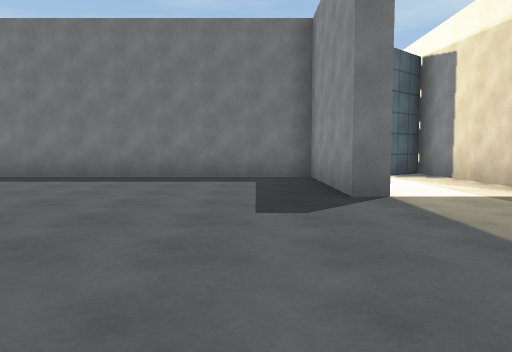
View 1 (above)

22 first-person views from a walk through a Unity game level. The camera is 1.2 m above the floor, tilts 4° down and sees 70° across. The floor is counted in squares, 2 m on a side. Each view is taken from the middle of a square. On the plan, view 1 faces up. The plan holds only what a view shows up to about 10 squares ahead; the rest is blank. The place goes on beyond the plan. The player character is not drawn. Surface patterns are stand-ins for the level's own textures.

View 2
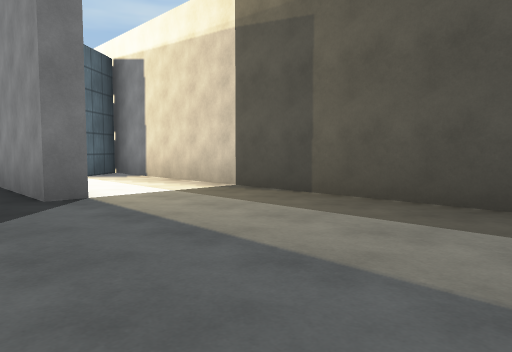

View 3
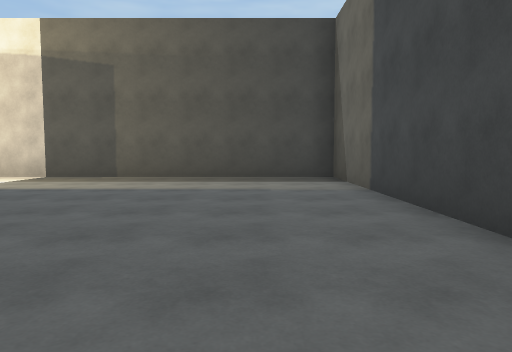

View 4
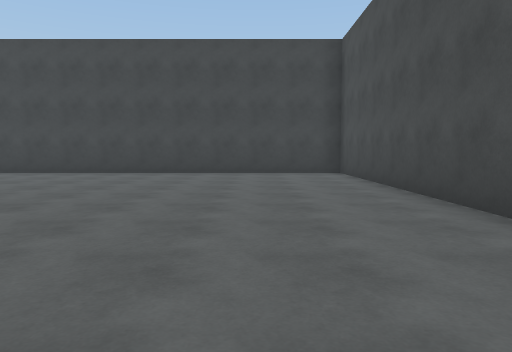

View 5
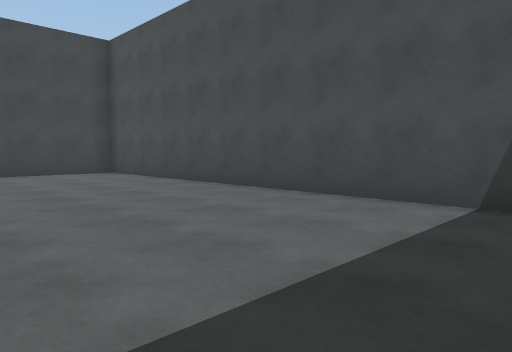

View 6
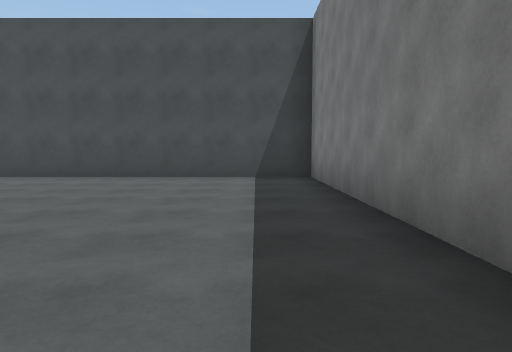

View 7
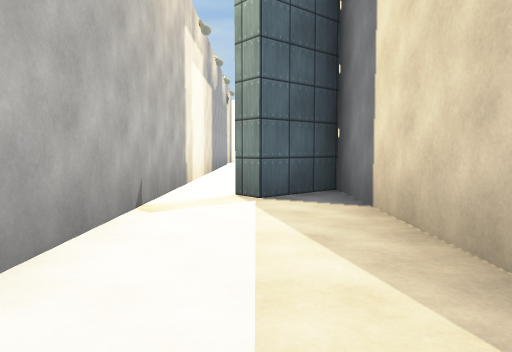

View 8
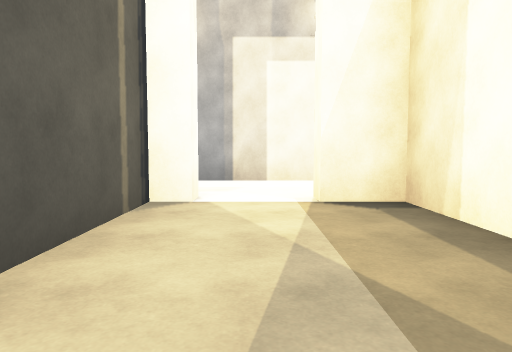

View 9
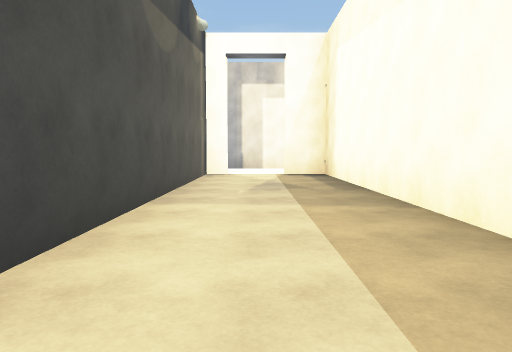

View 10
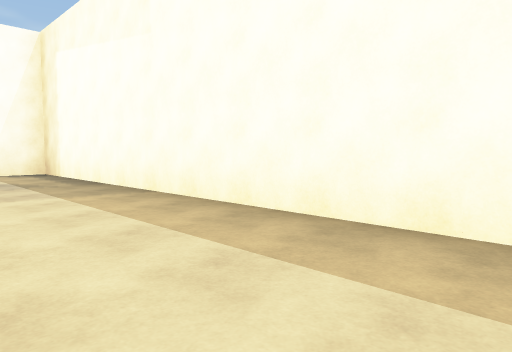

View 11
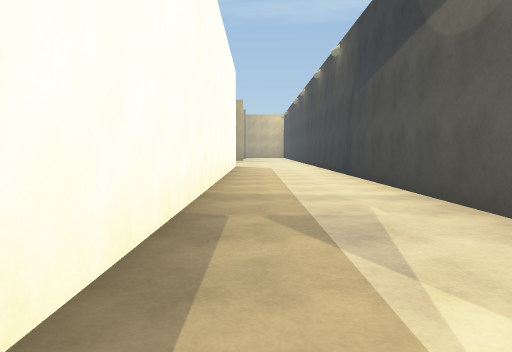

View 12
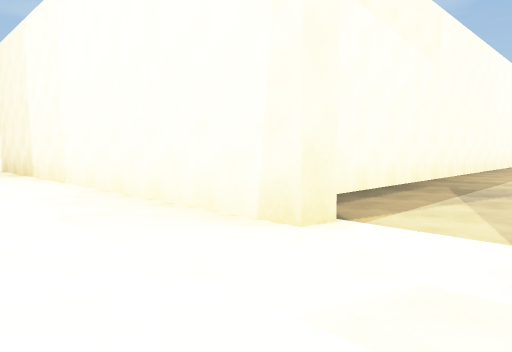

View 13
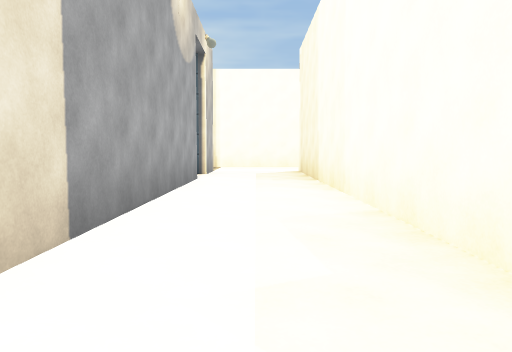

View 14
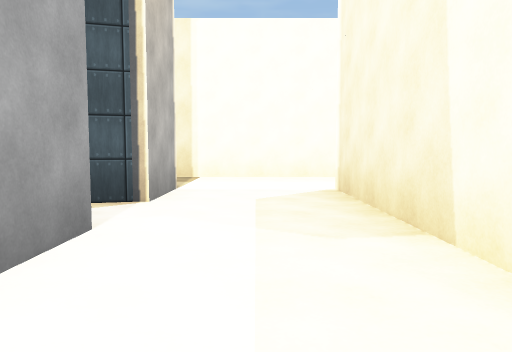

View 15
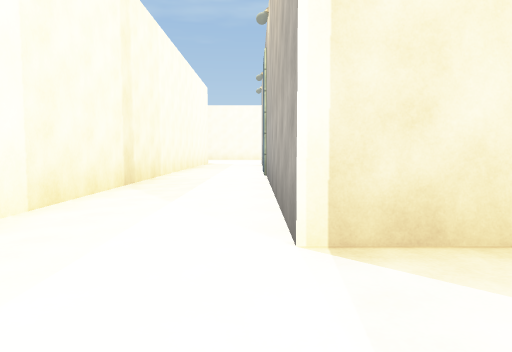

View 16
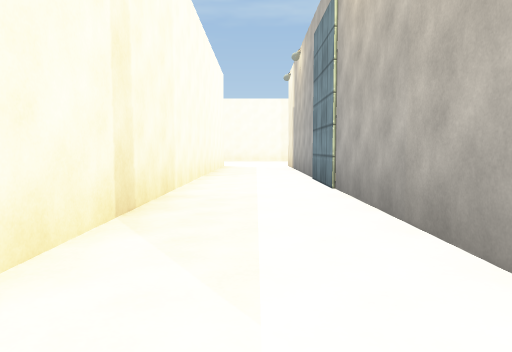

View 17
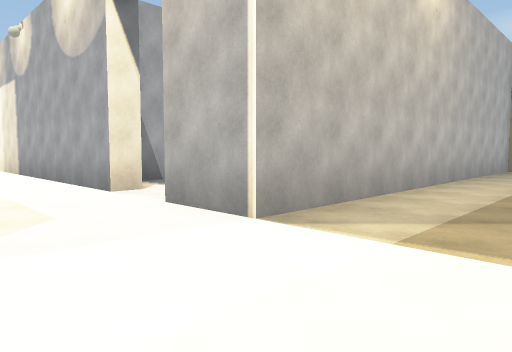

View 18
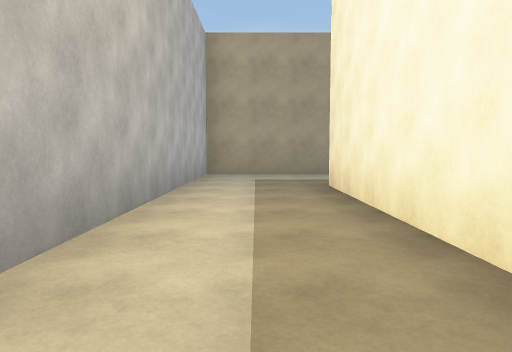

View 19
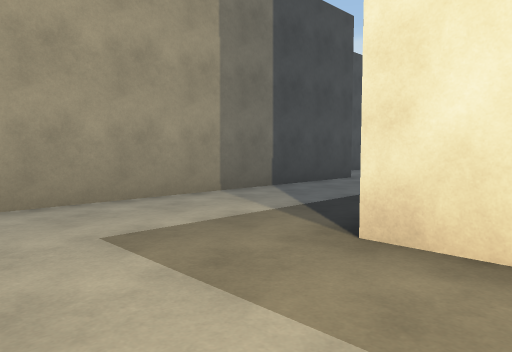

View 20
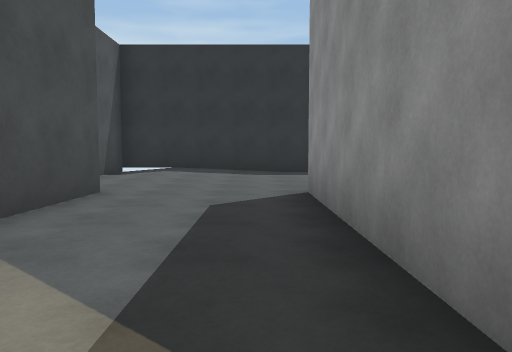

View 21
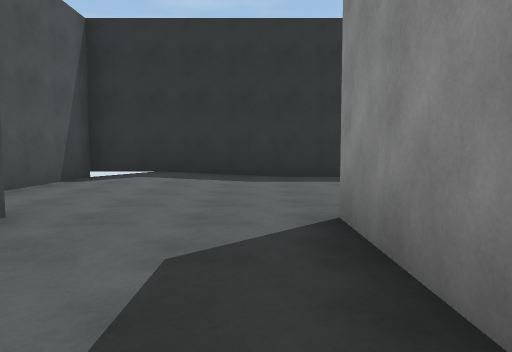

View 22
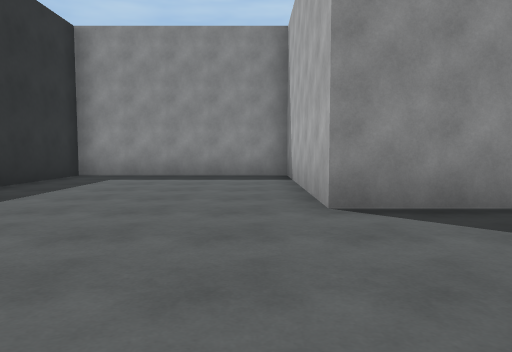

### Floor plan
Points are (right, up) in squares from view 1. A wall is a line through its corners. A room is listed if a view was taken in it or the views show most of it. See-through windows are left out.
Room 1 (views 1, 2, 3, 4, 5, 6, 7)
walls: (1.9, 4.7) (1.3, 4.7) (1.3, 8.3) (-8.3, 8.3) (-8.3, -1.8) (4.3, -1.8) (4.3, 9.6) (3, 8.6) (2.7, 9); (1.8, 9.6) (1.8, 5.8)
ways out: opening at (2, 10) to room 3
Room 2 (views 8, 9, 10, 11)
walls: (4.8, 10.3) (4.8, 9.8) (15, 9.8); (15, 12.8) (4.8, 12.8) (4.8, 11.7)
ways out: opening at (4, 11) to room 3
Room 3 (views 12, 13, 14, 15, 16, 17, 18, 19, 20, 21, 22)
walls: (-0.7, 25.2) (-5.2, 25.2); (-5.2, 26) (-5.2, 30.2) (-0.3, 30.2) (-0.3, 35.2) (-9.7, 35.2) (-9.7, 32.4); (1.8, 19.8) (1.8, 9.6); (-8.3, 30.2) (-8.3, 22.8) (1.8, 22.8) (1.8, 21.3) (1.1, 21.1); (4.8, 11.7) (4.3, 11.7) (4.3, 22.8) (15, 22.8); (15.1, 25.2) (1.1, 25.2); (4.2, 10.3) (4.8, 10.3)
ways out: opening at (2, 10) to room 1; opening at (4, 11) to room 2; opening at (2, 20)

Where each view was taken, in squares from view 1:
view 1: 0 up, 0 right, facing up
view 2: 0 up, 0 right, facing up-right
view 3: 0 up, 4 left, facing right
view 4: 8 up, 6 left, facing down
view 5: 8 up, 4 left, facing down-left
view 6: 7 up, 0 right, facing left
view 7: 4 up, 3 right, facing up
view 8: 11 up, 9 right, facing left
view 9: 11 up, 14 right, facing left
view 10: 10 up, 15 right, facing up-left
view 11: 12 up, 5 right, facing right
view 12: 10 up, 2 right, facing up-right
view 13: 12 up, 3 right, facing up
view 14: 17 up, 3 right, facing up
view 15: 23 up, 2 right, facing right
view 16: 24 up, 5 right, facing right
view 17: 25 up, 4 right, facing down-left
view 18: 24 up, 1 right, facing left
view 19: 23 up, 4 left, facing up-left
view 20: 25 up, 6 left, facing up
view 21: 27 up, 6 left, facing up
view 22: 31 up, 9 left, facing right
